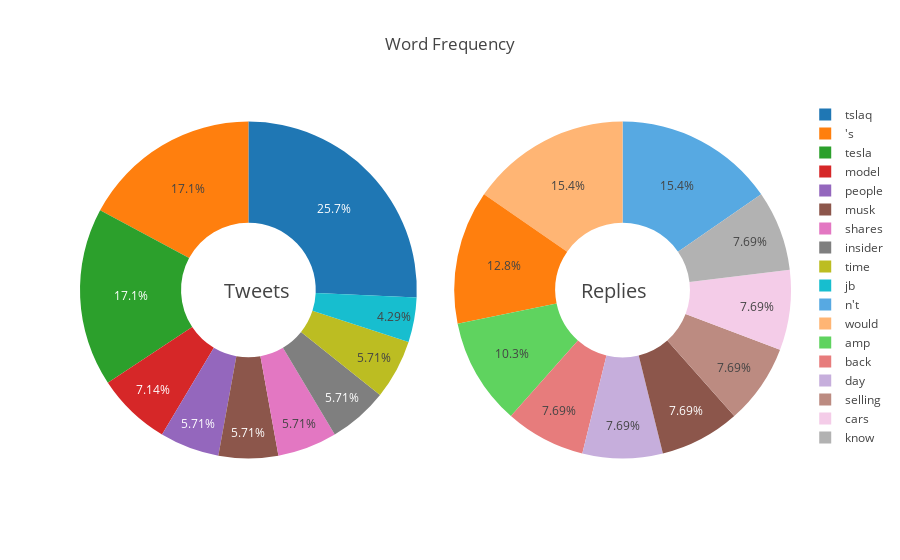

The notebook cell this image was saved under:
### Markdown cell above
### Word Frequency

The first thing we'd like to look at is word frequency within the top ranks tweets and their replies.  This could identify any patterns and could point out key words that will effect the current social sentiment that we observe.  We'll use TextBlob and our functions "get_blob" and "get_word_count" to do this then display the word count data using plotly pie charts

### Code cell
from plotly.offline import download_plotlyjs, init_notebook_mode, plot, iplot
init_notebook_mode(connected=True)

# Get text blobs and word count
tweet_blob = TwtrConvo.twtrconvo.get_blob(ticker, tweet_df)
tweet_word_count = TwtrConvo.twtrconvo.get_word_count(tweet_blob)
reply_blob = TwtrConvo.twtrconvo.get_blob(ticker, reply_df)
reply_word_count = TwtrConvo.twtrconvo.get_word_count(reply_blob)

# The pie chart will default to the top ten words for each word count unless n is
# specified to be different
fig = TwtrConvo.plots.create_pie_chart(tweet_word_count, reply_word_count)

iplot(fig)

### Figure 1 — Plotly figure (JSON) as saved in the notebook; plotly's stock layout.template omitted (floating-point values rounded to 4 significant figures)
{"data": [{"domain": {"column": 0}, "hole": 0.4, "labels": ["tslaq", "'s", "tesla", "model", "people", "musk", "shares", "insider", "time", "jb"], "name": "Tweets", "type": "pie", "uid": "4bfd4ff3-e524-474a-bce4-395b1580cd2a", "values": [18, 12, 12, 5, 4, 4, 4, 4, 4, 3]}, {"domain": {"column": 1}, "hole": 0.4, "labels": ["n't", "would", "'s", "amp", "back", "day", "musk", "selling", "cars", "know"], "name": "Replies", "type": "pie", "uid": "451b9e5b-8c45-41b6-afe9-324878961ad6", "values": [6, 6, 5, 4, 3, 3, 3, 3, 3, 3]}], "layout": {"annotations": [{"font": {"size": 20}, "showarrow": false, "text": "Tweets", "x": 0.2, "y": 0.5}, {"font": {"size": 20}, "showarrow": false, "text": "Replies", "x": 0.8, "y": 0.5}], "grid": {"columns": 2, "rows": 1}, "title": "Word Frequency"}}
